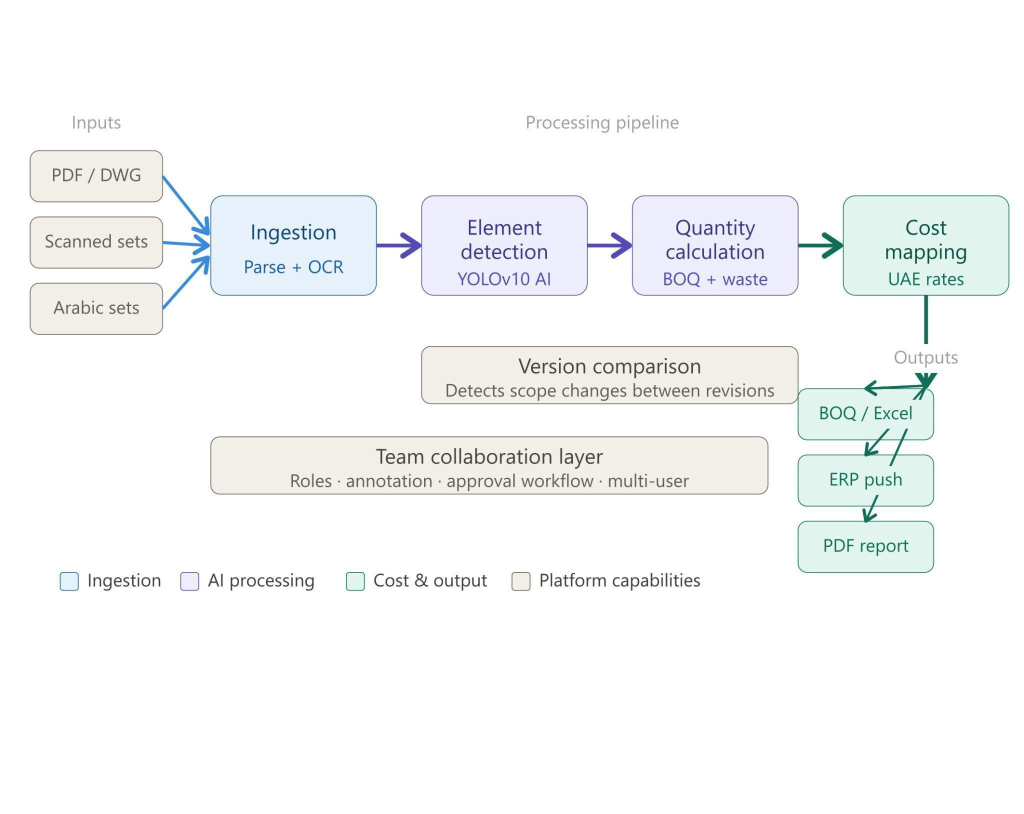
#> input picture tests/golden/assets/p06_1.jpeg, 2048 x 1627 px (shown at 1/2 size)
$ python -i diagram_calibration.py   (imports and definitions only)
#> lines starting #> are read from the running program, lines starting #| are printed output that depends on the picture
#> further down, picture is the input picture: PIL image 2048x1627 RGB; mean R, G, B 247.1, 248.4, 248.6
"""Render calibration specs next to the reference Claude diagrams.

    py tests/golden/diagram_calibration.py      -> tests/golden/out/diagram_<name>.png
"""

from pathlib import Path

import yaml
from PIL import Image, ImageChops, ImageDraw

from diagrams.render import render_png
from diagrams.spec import Diagram

ROOT = Path(__file__).resolve().parents[2]
PAIRS = {
    "p06_estimation": "p06_1.jpeg",
    "p08_schedule": "p08_1.jpeg",
    "p14_platform": "p14_1.jpeg",
    "p24_architecture": "p24_1.jpeg",
    "p27_pipeline": "p27_1.jpeg",
}


def trim(im: Image.Image) -> Image.Image:
    bg = Image.new("RGB", im.size, (255, 255, 255))
#> bg: PIL image 2048x1627 RGB; every value is 255
    box = ImageChops.difference(im.convert("RGB"), bg).convert("L").point(lambda v: 255 if v > 18 else 0).getbbox()
#> box = (57, 230, 2023, 1184)
    return im.crop(box) if box else im
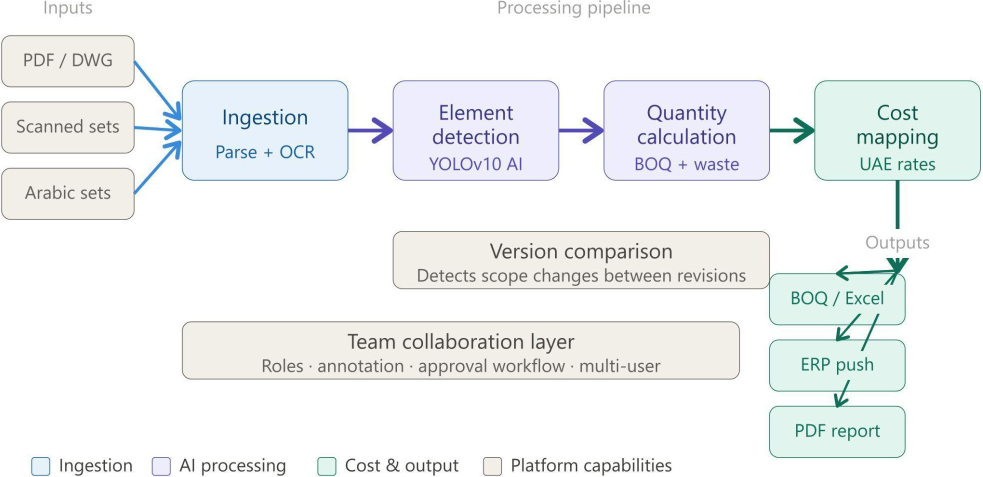
#> returned value: PIL image 1966x954 RGB (shown at 1/2 size); mean R, G, B 241, 243.3, 243.6


def main():
    out_dir = ROOT / "tests/golden/out"
    out_dir.mkdir(parents=True, exist_ok=True)
    for name, ref_name in PAIRS.items():
        spec = yaml.safe_load((ROOT / f"tests/golden/diagrams/{name}.yaml").read_text(encoding="utf-8"))
        ours = trim(Image.open(render_png(Diagram.from_dict(spec), zoom=3.0)).convert("RGB"))
        ref = trim(Image.open(ROOT / f"tests/golden/assets/{ref_name}").convert("RGB"))
        width = 1000
        a = ref.resize((width, int(ref.height * width / ref.width)))
        b = ours.resize((width, int(ours.height * width / ours.width)))
        sheet = Image.new("RGB", (width * 2 + 30, max(a.height, b.height) + 30), "white")
        sheet.paste(a, (0, 30))
        sheet.paste(b, (width + 30, 30))
        d = ImageDraw.Draw(sheet)
        d.text((4, 6), "Claude reference", fill=(0, 0, 0))
        d.text((width + 34, 6), "Spark diagram engine", fill=(0, 0, 0))
        target = out_dir / f"diagram_{name}.png"
        sheet.save(target)
        print(target)


# [2 lines not run here, left out]

>>> from PIL import Image
>>> picture = Image.open('assets/p06_1.jpeg')
>>> result = trim(picture)

$ run again, on tests/golden/assets/p10_1.jpeg
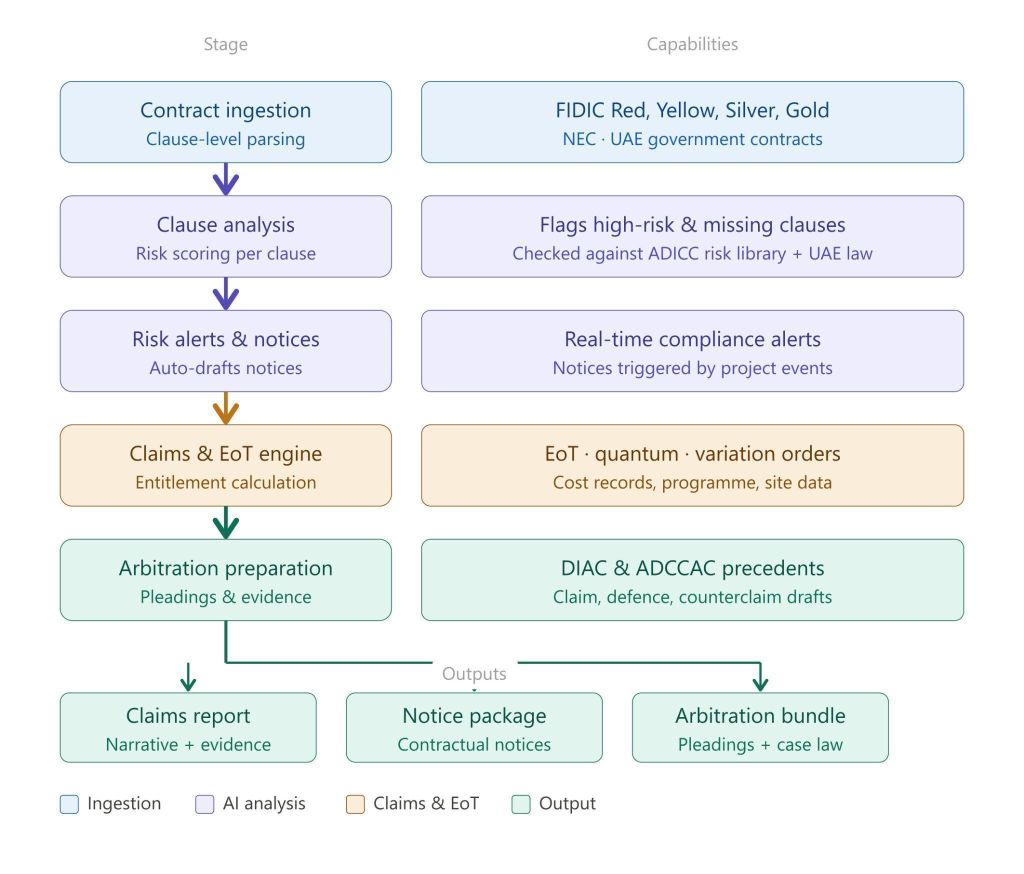
#> input picture tests/golden/assets/p10_1.jpeg, 2048 x 1747 px (shown at 1/2 size)
#> picture is the input picture: PIL image 2048x1747 RGB; mean R, G, B 238.7, 242, 243
#> bg: PIL image 2048x1747 RGB; every value is 255
#> box = (119, 73, 1929, 1632)
#> in trim, `return im.crop(box) if box else im`:
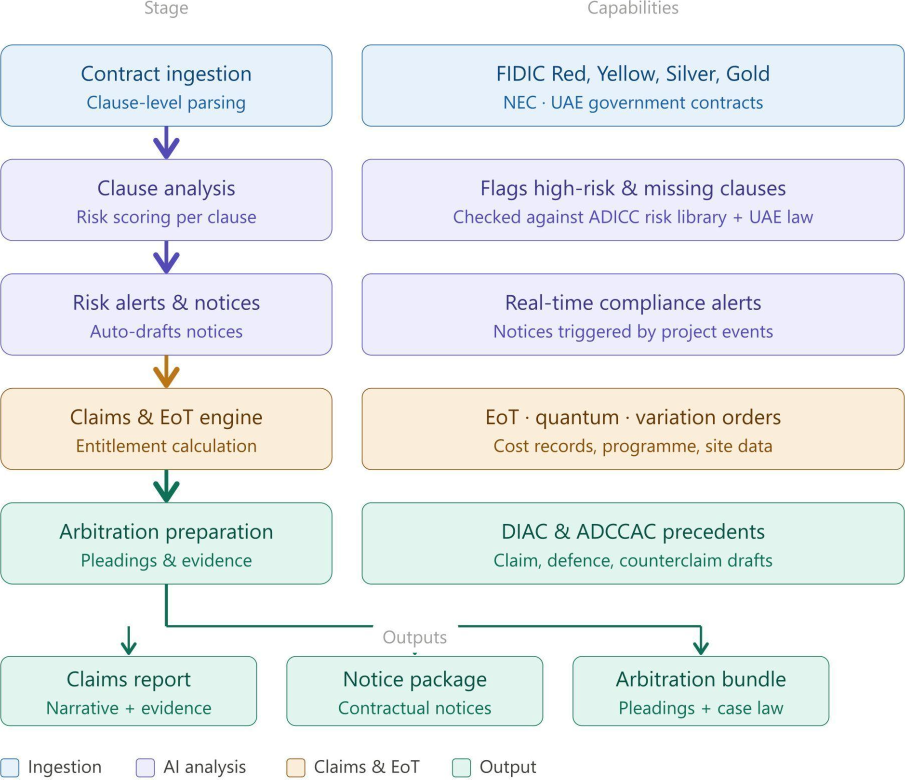
#> returned value: PIL image 1810x1559 RGB (shown at 1/2 size); mean R, G, B 234.3, 238.6, 239.9

$ run again, on tests/golden/assets/p12_1.jpeg
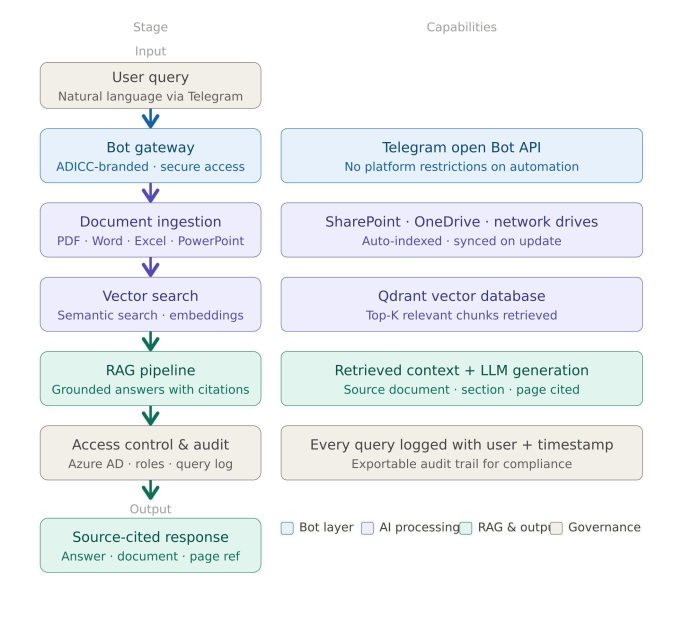
#> input picture tests/golden/assets/p12_1.jpeg, 2048 x 1868 px (shown at 1/3 size)
#> picture is the input picture: PIL image 2048x1868 RGB; mean R, G, B 238.8, 242.2, 244.5
#> bg: PIL image 2048x1868 RGB; every value is 255
#> box = (119, 65, 1934, 1719)
#> in trim, `return im.crop(box) if box else im`:
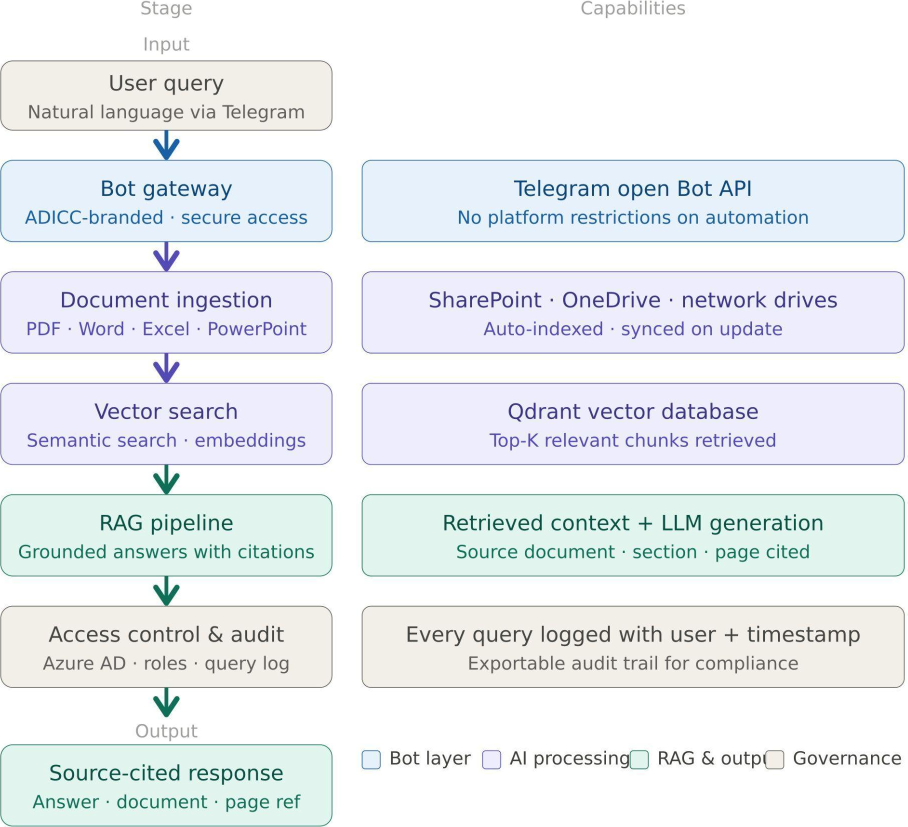
#> returned value: PIL image 1815x1654 RGB (shown at 1/2 size); mean R, G, B 234.4, 238.7, 241.6
